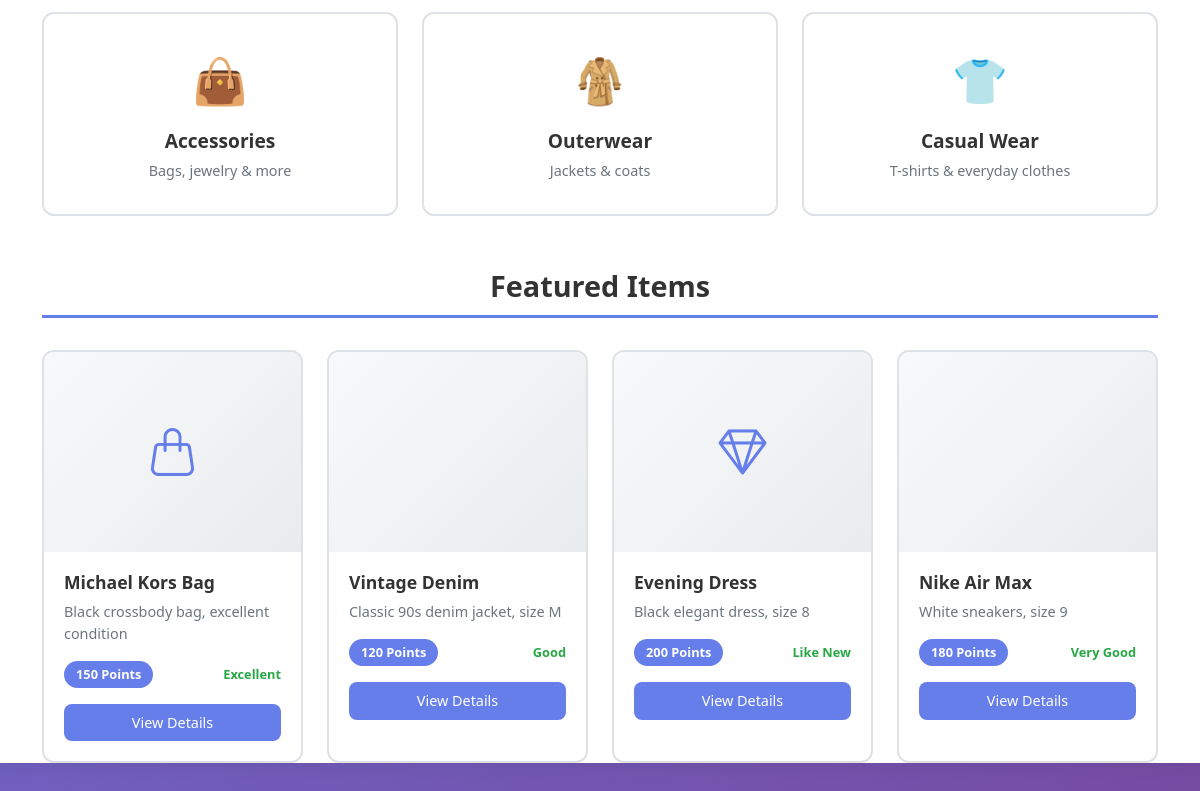
Before: / (lower part) with the older database file.
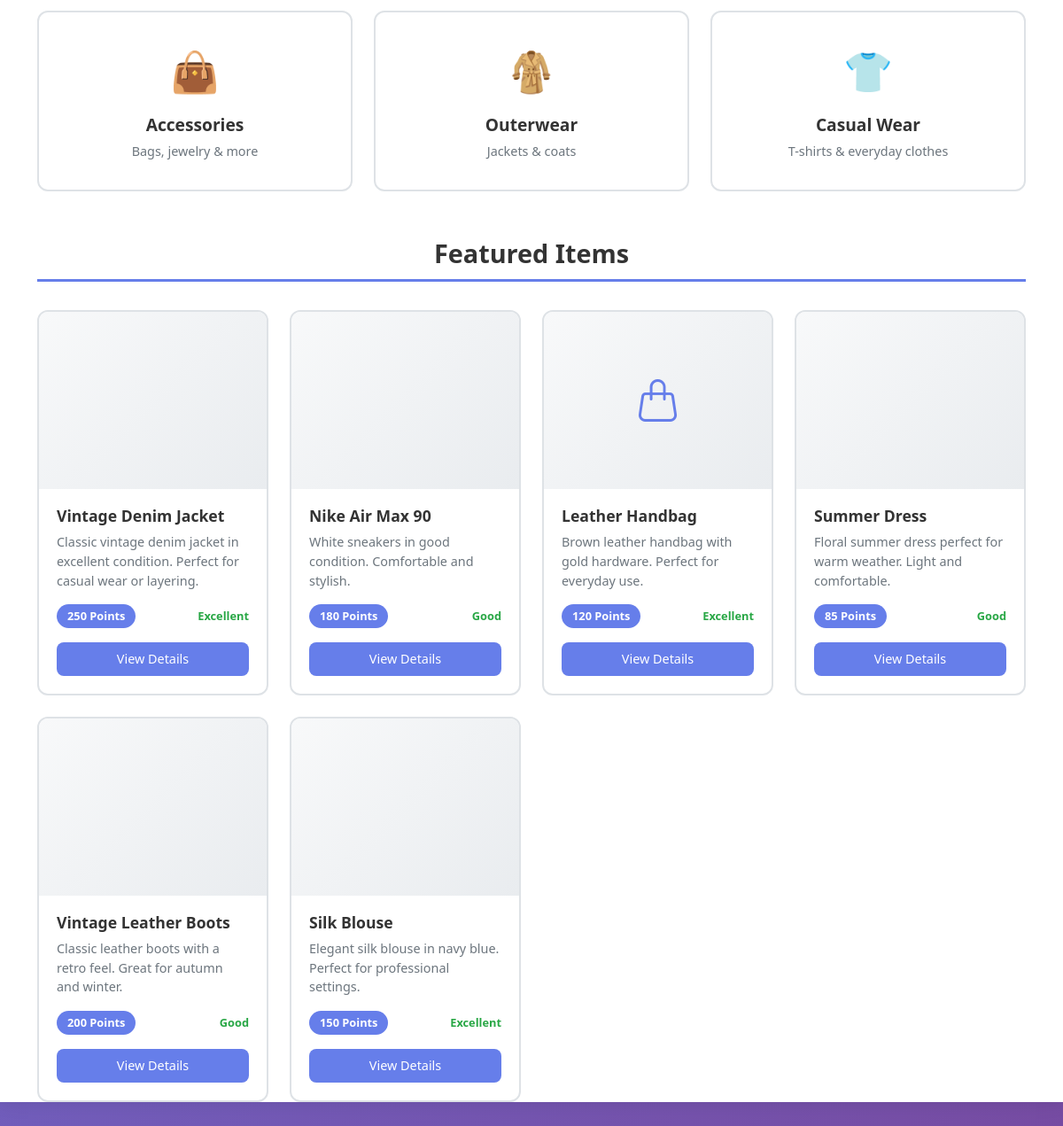
After: the same page with the newer database file.
### app/models.py (models this page shows)
class Item(db.Model):
    id = db.Column(db.Integer, primary_key=True)
    title = db.Column(db.String(100), nullable=False)
    description = db.Column(db.Text, nullable=False)
    category = db.Column(db.String(50), nullable=False)
    type = db.Column(db.String(50), nullable=False)
    size = db.Column(db.String(20), nullable=False)
    condition = db.Column(db.String(20), nullable=False)
    tags = db.Column(db.String(200))
    image_filename = db.Column(db.String(100))
    points_value = db.Column(db.Integer, default=10)
    is_available = db.Column(db.Boolean, default=True)
    is_approved = db.Column(db.Boolean, default=False)
    created_at = db.Column(db.DateTime, default=datetime.utcnow)
    user_id = db.Column(db.Integer, db.ForeignKey('user.id'), nullable=False)
    swap_requests = db.relationship('SwapRequest', foreign_keys='SwapRequest.item_id', backref='item', lazy=True)

### app/routes/main_routes.py (the view)
@main.route('/')
def index():
    featured_items = Item.query.filter_by(is_available=True, is_approved=True).limit(6).all()
    return render_template('landing.html', featured_items=featured_items, get_category_icon=get_category_icon)

### app/routes/main_routes.py (called while the page is built)
def get_category_icon(category):
    mapping = {
        'clothing': 'tshirt',
        'shoes': 'shoe-sole',
        'accessories': 'handbag',
        'bags': 'handbag',
        'jewelry': 'gem',
        'outerwear': 'cloud-drizzle',
        'casual': 'tshirt',
        'formal': 'person-lines-fill',
        'default': 'box'
    }
    return mapping.get(category, 'box')

### app/templates/landing.html (shortened to what the changed rows need)
<!DOCTYPE html>
<html lang="en">
<head>
    <link href="https://cdnjs.cloudflare.com/ajax/libs/bootstrap/5.3.0/css/bootstrap.min.css" rel="stylesheet">
    <link href="https://cdnjs.cloudflare.com/ajax/libs/bootstrap-icons/1.10.0/font/bootstrap-icons.min.css" rel="stylesheet">
</head>
<body>
    <div class="container-fluid main-container">
        <div class="container">
            <div class="row g-4 mb-5">
                {% if featured_items %}
                    {% for item in featured_items %}
                    <div class="col-xl-3 col-lg-4 col-md-6">
                        <div class="product-card" data-item-id="{{ item.id }}" onclick="viewItem(this.dataset.itemId)">
                            <div class="product-image">
                                {% if item.image_filename %}
                                    <img src="{{ url_for('static', filename='uploads/' + item.image_filename) }}" alt="{{ item.title }}" style="width: 100%; height: 100%; object-fit: cover;">
                                {% else %}
                                    <i class="bi bi-{{ get_category_icon(item.category) }}" style="font-size: 3rem; color: #667eea;"></i>
                                {% endif %}
                            </div>
                            <div class="product-info">
                                <h3>{{ item.title or 'Untitled Item' }}</h3>
                                <p>{{ (item.description or '')[:100] }}{% if (item.description or '')|length > 100 %}...{% endif %}</p>
                                <div class="product-meta">
                                    <span class="points">{{ item.points_value or 0 }} Points</span>
                                    <span class="condition">{{ item.condition.replace('_', ' ').title() if item.condition else 'N/A' }}</span>
                                </div>
                                <button class="btn btn-product">View Details</button>
                            </div>
                        </div>
                    </div>
                    {% endfor %}
                {% else %}
                    <div class="col-xl-3 col-lg-4 col-md-6">
                        <div class="product-card">
                            <div class="product-image">
                                <i class="bi bi-handbag" style="font-size: 3rem; color: #667eea;"></i>
                            </div>
                            <div class="product-info">
                                <h3>Michael Kors Bag</h3>
                                <p>Black crossbody bag, excellent condition</p>
                                <div class="product-meta">
                                    <span class="points">150 Points</span>
                                    <span class="condition">Excellent</span>
                                </div>
                                <button class="btn btn-product">View Details</button>
                            </div>
                        </div>
                    </div>
                    <div class="col-xl-3 col-lg-4 col-md-6">
                        <div class="product-card">
                            <div class="product-image">
                            </div>
                            <div class="product-info">
                                <h3>Vintage Denim</h3>
                                <p>Classic 90s denim jacket, size M</p>
                                <div class="product-meta">
                                    <span class="points">120 Points</span>
                                    <span class="condition">Good</span>
                                </div>
                                <button class="btn btn-product">View Details</button>
                            </div>
                        </div>
                    </div>
                    <div class="col-xl-3 col-lg-4 col-md-6">
                        <div class="product-card">
                            <div class="product-image">
                                <i class="bi bi-gem" style="font-size: 3rem; color: #667eea;"></i>
                            </div>
                            <div class="product-info">
                                <h3>Evening Dress</h3>
                                <p>Black elegant dress, size 8</p>
                                <div class="product-meta">
                                    <span class="points">200 Points</span>
                                    <span class="condition">Like New</span>
                                </div>
                                <button class="btn btn-product">View Details</button>
                            </div>
                        </div>
                    </div>
                    <div class="col-xl-3 col-lg-4 col-md-6">
                        <div class="product-card">
                            <div class="product-image">
                            </div>
                            <div class="product-info">
                                <h3>Nike Air Max</h3>
                                <p>White sneakers, size 9</p>
                                <div class="product-meta">
                                    <span class="points">180 Points</span>
                                    <span class="condition">Very Good</span>
                                </div>
                                <button class="btn btn-product">View Details</button>
                            </div>
                        </div>
                    </div>
                {% endif %}
            </div>
        </div>
    </div>
</body>
</html>

Changed rows visible on the page:
added Item: title "Vintage Denim Jacket", description "Classic vintage denim jacket in excellent condition. Perfect for casual wear or layering.", points_value "250", condition.replace "Excellent"
added Item: title "Nike Air Max 90", description "White sneakers in good condition. Comfortable and stylish.", points_value "180", condition.replace "Good"
added Item: title "Leather Handbag", description "Brown leather handbag with gold hardware. Perfect for everyday use.", points_value "120", condition.replace "Excellent"
added Item: title "Summer Dress", description "Floral summer dress perfect for warm weather. Light and comfortable.", points_value "85", condition.replace "Good"
added Item: title "Vintage Leather Boots", description "Classic leather boots with a retro feel. Great for autumn and winter.", points_value "200", condition.replace "Good"
added Item: title "Silk Blouse", description "Elegant silk blouse in navy blue. Perfect for professional settings.", points_value "150", condition.replace "Excellent"
Other visible differences:
text no longer shown: "Michael Kors Bag Black crossbody bag, excellent condition 150 Points Excellent View Details Vintage Denim Classic 90s denim jacket, size M 120 Points Good View Details Evening Dress Black elegant dress, size 8 200 Points Like New View Details Nike Air Max White sneakers, size 9 180 Points Very Good View Details"
